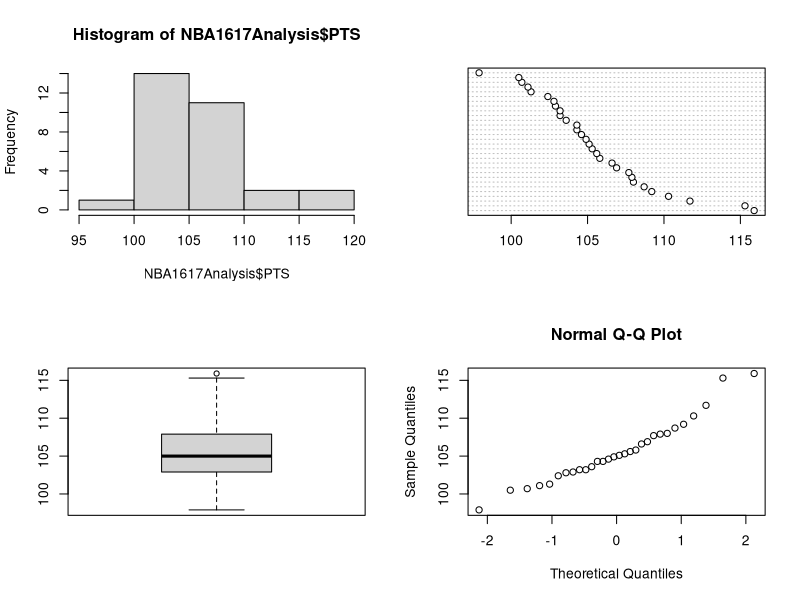

This chart was generated by the following R code:
#install.packages("tree")
#install.packages("rpart")
#install.packages("CHAID")
#install.packages("randomForest")

NBA1617Analysis = read.csv("NBA1617TeamPerGameStats.csv",header=T)
attach(NBA1617Analysis)
#unlist(NBA1617Analysis)
par(mfrow=c(2,2))
hist(NBA1617Analysis$PTS)
dotchart(NBA1617Analysis$PTS)
boxplot(NBA1617Analysis$PTS)
qqnorm(NBA1617Analysis$PTS)
